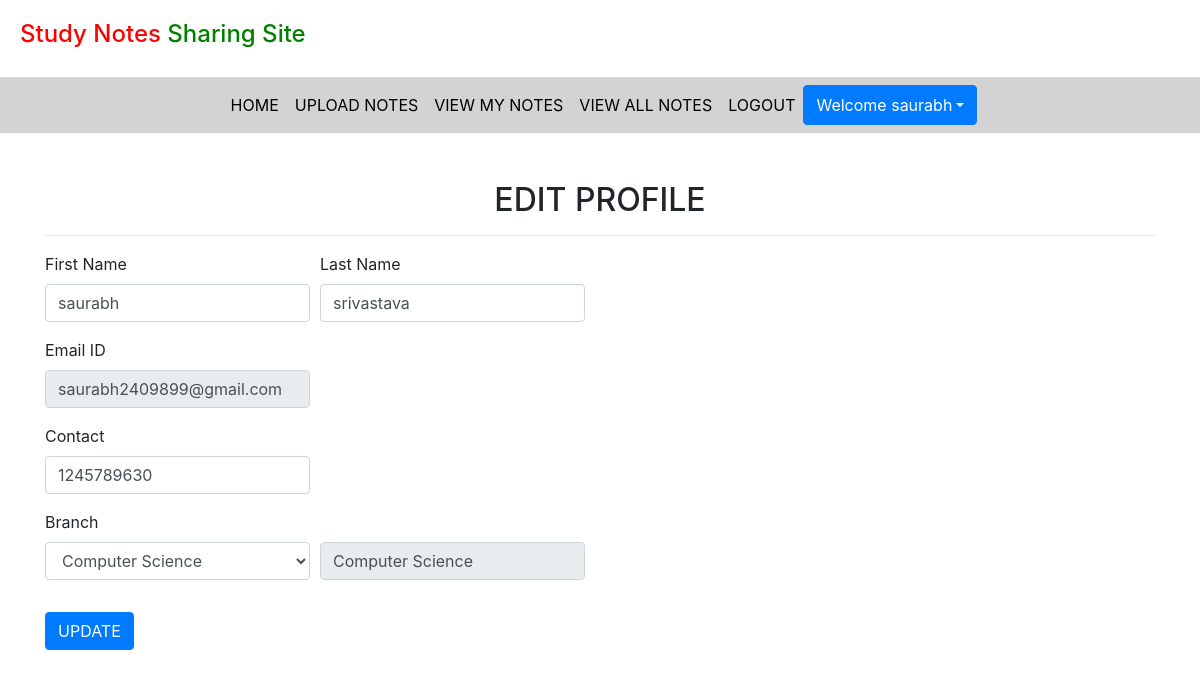
/edit_profile (signed in), run on the app's committed database.
### notes/models.py (models this page shows, shortened)
class Signup(models.Model):
    user=models.ForeignKey(User,on_delete=models.CASCADE)
    contact=models.CharField(max_length=10)
    branch = models.CharField(max_length=30)
    role = models.CharField(max_length=15)

### notes/views.py (the view, shortened to what this page needs)
# urls.py: path('edit_profile',edit_profile,name='edit_profile'),
def edit_profile(request):
    if not request.user.is_authenticated:
        return redirect('login')
    user = User.objects.get(id=request.user.id)
    data = Signup.objects.get(user=user)
    error = False
    d = {'data': data, 'user': user, 'error': error}
    return render(request, 'edit_profile.html', d)

### notes/templates/edit_profile.html (shortened to what this page needs)
{% extends 'user_nav.html' %}
{% load static %}
{% block body %}
<div class="container mt-5">
    <h2 class="text-center">EDIT PROFILE</h2>
    <hr>
    <div class="row">
        <div class="col-sm-6">
            <form method="post">
                <div class="form-row">
                    <div class="form-group col-md-6">
                        <label>First Name</label>
                        <input type="text" class="form-control" value="{{data.user.first_name}}" name="fName">
                    </div>
                    <div class="form-group col-md-6">
                        <label>Last Name</label>
                        <input type="text" class="form-control" value="{{data.user.last_name}}" name="lName">
                    </div>
                </div>
                <div class="form-row">
                    <div class="form-group col-md-6">
                        <label>Email ID</label>
                        <input type="email" class="form-control" value="{{data.user.username}}" name="email" readonly>
                    </div>
                </div>
                <div class="form-row">
                    <div class="form-group col-md-6">
                        <label>Contact</label>
                        <input type="tel" class="form-control" value="{{data.contact}}" name="contact">
                    </div>
                </div>
                <div class="form-row">
                    <div class="form-group col-md-6">
                        <label>Branch</label>
                        <select class="form-control" name="branch">
                            <option value="Computer Science">Computer Science</option>
                        </select>
                    </div>
                    <div class="form-group col-md-6 mt-2"><br>
                        <input type="text" value="{{data.branch}}" class="form-control" readonly>
                    </div>
                </div>
                <input type="submit" value="UPDATE" class="btn btn-primary mt-3">
            </form>
        </div>
    </div>
</div>
{% endblock %}

### notes/templates/user_nav.html (shortened to what this page needs)
<!DOCTYPE html>
<html lang="en" xmlns="http://www.w3.org/1999/html">
<head>
  {% load static %}
  <link rel="stylesheet" href="https://maxcdn.bootstrapcdn.com/bootstrap/4.3.1/css/bootstrap.min.css">
  <link rel="stylesheet" href="https://use.fontawesome.com/releases/v5.6.3/css/all.css">
  <link rel="stylesheet" href="{% static 'css/mystyle.css' %}">
</head>
<body>
<h4 style="padding:20px"><span style="color:red">Study Notes </span><span style="color:green">Sharing Site</span></h4>
<nav class="navbar navbar-expand-sm justify-content-center" style = "background-color: lightgray">
<ul class="navbar-nav">
  <li class="navbar-item">
    <a class="nav-link" href="{% url 'profile' %}">HOME</a>
  </li>
  <li class="navbar-item">
    <a class="nav-link" href="{% url 'upload_notes' %}">UPLOAD NOTES</a>
  </li>
  <li class="navbar-item">
    <a class="nav-link" href="{% url 'view_mynotes' %}">VIEW MY NOTES</a>
  </li>
  <li class="navbar-item">
    <a class="nav-link" href="#">VIEW ALL NOTES</a>
  </li>
  <li class="navbar-item">
    <a class="nav-link" href="{% url 'logout' %}">LOGOUT</a>
  </li>
    <div class="btn-group">
        <button type="button" class="btn btn-primary dropdown-toggle" data-toggle="dropdown">Welcome {{request.user.first_name}}</button>
    </div>
</ul>
</nav>
</body>
</html>
{% block body %}
{% endblock %}

### notes/static/css/mystyle.css (style rules this page uses)
.nav-link { color: black }

### data on the page
Signup: fName "saurabh", lName "srivastava", email "saurabh2409899@gmail.com", contact "1245789630", branch "Computer Science"

### other printed values
{{ request.user.first_name }} "saurabh"
